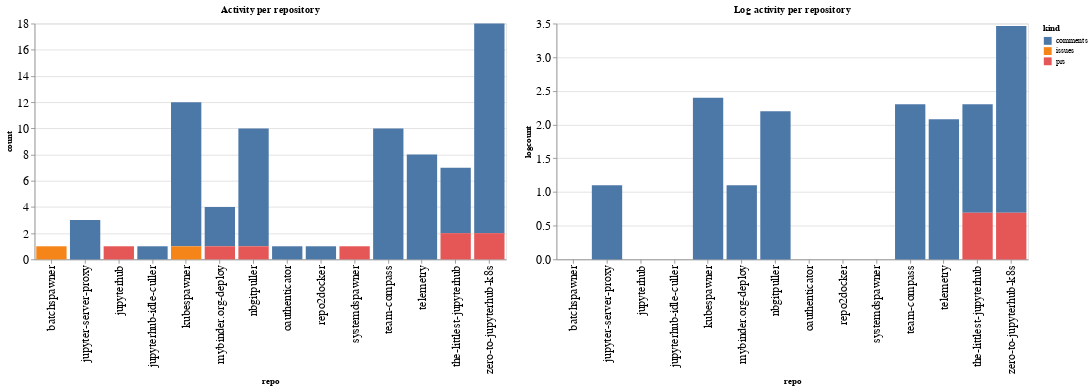

Write notebook code for a chart like this one.
### Code cell
ch1 = alt.Chart(repo_summaries, width=600, title="Activity per repository").mark_bar().encode(
    x='repo',
    y='count',
    color='kind',
    tooltip="kind"
)

ch2 = alt.Chart(repo_summaries, width=600, title="Log activity per repository").mark_bar().encode(
    x='repo',
    y='logcount',
    color='kind',
    tooltip="kind"
)

ch1 | ch2

### Figure 1 — Vega-Lite specification as saved in the notebook (floating-point values rounded to 4 significant figures)
{"config": {"axisLeft": {"labelFontSize": 15}, "axisBottom": {"labelFontSize": 15}}, "hconcat": [{"mark": "bar", "encoding": {"color": {"type": "nominal", "field": "kind"}, "tooltip": {"type": "nominal", "field": "kind"}, "x": {"type": "nominal", "field": "repo"}, "y": {"type": "quantitative", "field": "count"}}, "title": "Activity per repository", "width": 600}, {"mark": "bar", "encoding": {"color": {"type": "nominal", "field": "kind"}, "tooltip": {"type": "nominal", "field": "kind"}, "x": {"type": "nominal", "field": "repo"}, "y": {"type": "quantitative", "field": "logcount"}}, "title": "Log activity per repository", "width": 600}], "data": {"name": "data-c8e9a165512d91ee4bfd205a9247bc58"}, "$schema": "https://vega.github.io/schema/vega-lite/v4.8.1.json", "datasets": {"data-c8e9a165512d91ee4bfd205a9247bc58": [{"repo": "batchspawner", "kind": "issues", "count": 1, "logcount": 0.0}, {"repo": "jupyter-server-proxy", "kind": "comments", "count": 3, "logcount": 1.099}, {"repo": "jupyterhub", "kind": "prs", "count": 1, "logcount": 0.0}, {"repo": "jupyterhub-idle-culler", "kind": "comments", "count": 1, "logcount": 0.0}, {"repo": "kubespawner", "kind": "comments", "count": 11, "logcount": 2.398}, {"repo": "kubespawner", "kind": "issues", "count": 1, "logcount": 0.0}, {"repo": "mybinder.org-deploy", "kind": "comments", "count": 3, "logcount": 1.099}, {"repo": "mybinder.org-deploy", "kind": "prs", "count": 1, "logcount": 0.0}, {"repo": "nbgitpuller", "kind": "comments", "count": 9, "logcount": 2.197}, {"repo": "nbgitpuller", "kind": "prs", "count": 1, "logcount": 0.0}, {"repo": "oauthenticator", "kind": "comments", "count": 1, "logcount": 0.0}, {"repo": "repo2docker", "kind": "comments", "count": 1, "logcount": 0.0}, {"repo": "systemdspawner", "kind": "prs", "count": 1, "logcount": 0.0}, {"repo": "team-compass", "kind": "comments", "count": 10, "logcount": 2.303}, {"repo": "telemetry", "kind": "comments", "count": 8, "logcount": 2.079}, {"repo": "the-littlest-jupyterhub", "kind": "comments", "count": 5, "logcount": 1.609}, {"repo": "the-littlest-jupyterhub", "kind": "prs", "count": 2, "logcount": 0.6931}, {"repo": "zero-to-jupyterhub-k8s", "kind": "comments", "count": 16, "logcount": 2.773}, {"repo": "zero-to-jupyterhub-k8s", "kind": "prs", "count": 2, "logcount": 0.6931}]}}
